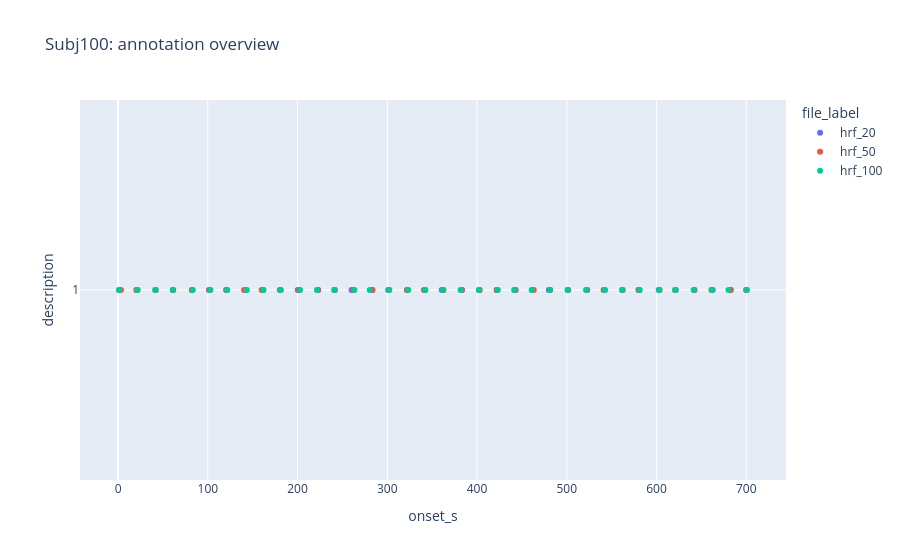

Write notebook code for a chart like this one.
### Code cell
annotation_figure = px.scatter(
    subject_event_summary_df,
    x="onset_s",
    y="description",
    color="file_label",
    hover_data=["duration_s"],
    title=f"{subject_name}: annotation overview",
)

annotation_figure.show()
annotation_figure.write_html(output_figures_dir / f"{subject_name.lower()}_annotation_overview.html")

### Figure 1 — Plotly figure (JSON) as saved in the notebook; plotly's stock layout.template omitted (floating-point values rounded to 4 significant figures)
{"data": [{"customdata": [[1.0], [1.0], [1.0], [1.0], [1.0], [1.0], [1.0], [1.0], [1.0], [1.0], [1.0], [1.0], [1.0], [1.0], [1.0], [1.0], [1.0], [1.0], [1.0], [1.0], [1.0], [1.0], [1.0], [1.0], [1.0], [1.0], [1.0], [1.0], [1.0], [1.0], [1.0], [1.0], [1.0], [1.0], [1.0], [1.0]], "hovertemplate": "file_label=hrf_20<br>onset_s=%{x}<br>description=%{y}<br>duration_s=%{customdata[0]}<extra></extra>", "legendgroup": "hrf_20", "marker": {"color": "#636efa", "symbol": "circle"}, "mode": "markers", "name": "hrf_20", "orientation": "h", "showlegend": true, "type": "scatter", "x": [1.22, 21.06, 41.42, 61.06, 82.66, 101.3, 120.4, 142.2, 161.3, 181.3, 200.2, 223.0, 241.6, 260.3, 283.2, 301.0, 322.2, 342.3, 360.7, 383.4, 402.3, 421.9, 443.1, 462.0, 480.1, 501.7, 522.8, 542.6, 562.0, 580.0, 602.5, 621.6, 642.3, 662.6, 682.8, 700.1], "xaxis": "x", "y": ["1", "1", "1", "1", "1", "1", "1", "1", "1", "1", "1", "1", "1", "1", "1", "1", "1", "1", "1", "1", "1", "1", "1", "1", "1", "1", "1", "1", "1", "1", "1", "1", "1", "1", "1", "1"], "yaxis": "y"}, {"customdata": [[1.0], [1.0], [1.0], [1.0], [1.0], [1.0], [1.0], [1.0], [1.0], [1.0], [1.0], [1.0], [1.0], [1.0], [1.0], [1.0], [1.0], [1.0], [1.0], [1.0], [1.0], [1.0], [1.0], [1.0], [1.0], [1.0], [1.0], [1.0], [1.0], [1.0], [1.0], [1.0], [1.0], [1.0], [1.0], [1.0]], "hovertemplate": "file_label=hrf_50<br>onset_s=%{x}<br>description=%{y}<br>duration_s=%{customdata[0]}<extra></extra>", "legendgroup": "hrf_50", "marker": {"color": "#EF553B", "symbol": "circle"}, "mode": "markers", "name": "hrf_50", "orientation": "h", "showlegend": true, "type": "scatter", "x": [3.14, 20.32, 41.9, 61.5, 82.18, 102.0, 120.8, 140.4, 160.0, 180.2, 201.1, 222.7, 241.2, 262.2, 283.5, 302.3, 321.9, 340.8, 362.6, 383.1, 403.0, 422.1, 442.3, 463.2, 481.5, 501.0, 522.2, 541.0, 562.2, 580.2, 603.5, 620.7, 642.1, 661.2, 682.5, 700.1], "xaxis": "x", "y": ["1", "1", "1", "1", "1", "1", "1", "1", "1", "1", "1", "1", "1", "1", "1", "1", "1", "1", "1", "1", "1", "1", "1", "1", "1", "1", "1", "1", "1", "1", "1", "1", "1", "1", "1", "1"], "yaxis": "y"}, {"customdata": [[1.0], [1.0], [1.0], [1.0], [1.0], [1.0], [1.0], [1.0], [1.0], [1.0], [1.0], [1.0], [1.0], [1.0], [1.0], [1.0], [1.0], [1.0], [1.0], [1.0], [1.0], [1.0], [1.0], [1.0], [1.0], [1.0], [1.0], [1.0], [1.0], [1.0], [1.0], [1.0], [1.0], [1.0], [1.0], [1.0]], "hovertemplate": "file_label=hrf_100<br>onset_s=%{x}<br>description=%{y}<br>duration_s=%{customdata[0]}<extra></extra>", "legendgroup": "hrf_100", "marker": {"color": "#00cc96", "symbol": "circle"}, "mode": "markers", "name": "hrf_100", "orientation": "h", "showlegend": true, "type": "scatter", "x": [1.06, 21.84, 41.98, 60.86, 83.2, 102.9, 121.6, 143.4, 162.0, 180.8, 202.8, 221.6, 240.9, 263.4, 280.5, 301.8, 323.4, 342.3, 362.2, 381.7, 402.0, 423.2, 441.3, 460.8, 481.5, 501.0, 521.6, 542.2, 561.9, 581.4, 603.1, 621.1, 641.4, 661.8, 680.2, 700.8], "xaxis": "x", "y": ["1", "1", "1", "1", "1", "1", "1", "1", "1", "1", "1", "1", "1", "1", "1", "1", "1", "1", "1", "1", "1", "1", "1", "1", "1", "1", "1", "1", "1", "1", "1", "1", "1", "1", "1", "1"], "yaxis": "y"}], "layout": {"legend": {"title": {"text": "file_label"}, "tracegroupgap": 0}, "title": {"text": "Subj100: annotation overview"}, "xaxis": {"anchor": "y", "domain": [0, 1], "title": {"text": "onset_s"}}, "yaxis": {"anchor": "x", "domain": [0, 1], "title": {"text": "description"}}}}
